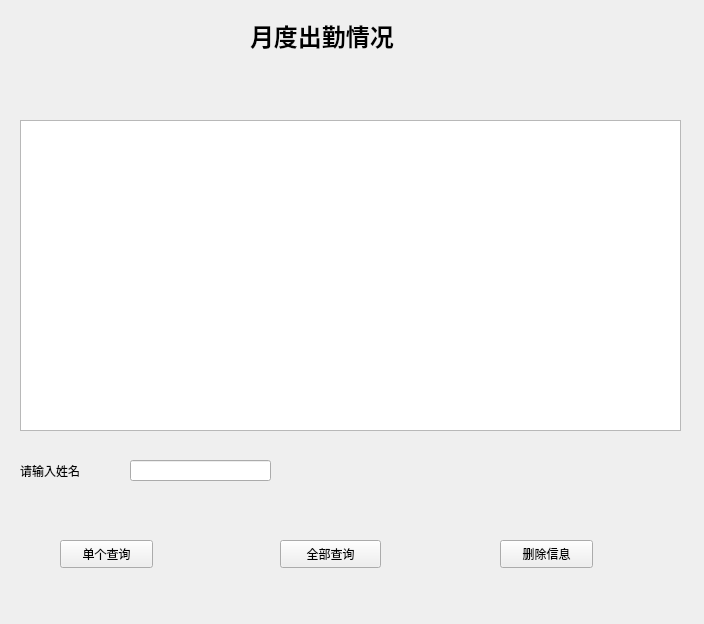
<?xml version="1.0" encoding="UTF-8"?>
<ui version="4.0">
 <class>Guanliyuanyueduchuqin</class>
 <widget class="QWidget" name="Guanliyuanyueduchuqin">
  <property name="geometry">
   <rect>
    <x>0</x>
    <y>0</y>
    <width>704</width>
    <height>624</height>
   </rect>
  </property>
  <property name="windowTitle">
   <string>Form</string>
  </property>
  <property name="styleSheet">
   <string notr="true">background-image: url();</string>
  </property>
  <widget class="QPushButton" name="pushButton">
   <property name="geometry">
    <rect>
     <x>280</x>
     <y>540</y>
     <width>101</width>
     <height>28</height>
    </rect>
   </property>
   <property name="text">
    <string>全部查询</string>
   </property>
  </widget>
  <widget class="QLabel" name="label">
   <property name="geometry">
    <rect>
     <x>250</x>
     <y>10</y>
     <width>191</width>
     <height>51</height>
    </rect>
   </property>
   <property name="text">
    <string>&lt;html&gt;&lt;head/&gt;&lt;body&gt;&lt;p&gt;&lt;span style=&quot; font-size:18pt; font-weight:600;&quot;&gt;月度出勤情况&lt;/span&gt;&lt;/p&gt;&lt;/body&gt;&lt;/html&gt;</string>
   </property>
  </widget>
  <widget class="QTableView" name="tableView">
   <property name="geometry">
    <rect>
     <x>20</x>
     <y>120</y>
     <width>661</width>
     <height>311</height>
    </rect>
   </property>
  </widget>
  <widget class="QPushButton" name="pushButton_2">
   <property name="geometry">
    <rect>
     <x>60</x>
     <y>540</y>
     <width>93</width>
     <height>28</height>
    </rect>
   </property>
   <property name="text">
    <string>单个查询</string>
   </property>
  </widget>
  <widget class="QLineEdit" name="lineEdit">
   <property name="geometry">
    <rect>
     <x>130</x>
     <y>460</y>
     <width>141</width>
     <height>21</height>
    </rect>
   </property>
  </widget>
  <widget class="QLabel" name="label_2">
   <property name="geometry">
    <rect>
     <x>20</x>
     <y>460</y>
     <width>101</width>
     <height>21</height>
    </rect>
   </property>
   <property name="text">
    <string>请输入姓名</string>
   </property>
  </widget>
  <widget class="QPushButton" name="pushButton_3">
   <property name="geometry">
    <rect>
     <x>500</x>
     <y>540</y>
     <width>93</width>
     <height>28</height>
    </rect>
   </property>
   <property name="text">
    <string>删除信息</string>
   </property>
  </widget>
 </widget>
 <resources/>
 <connections/>
</ui>
